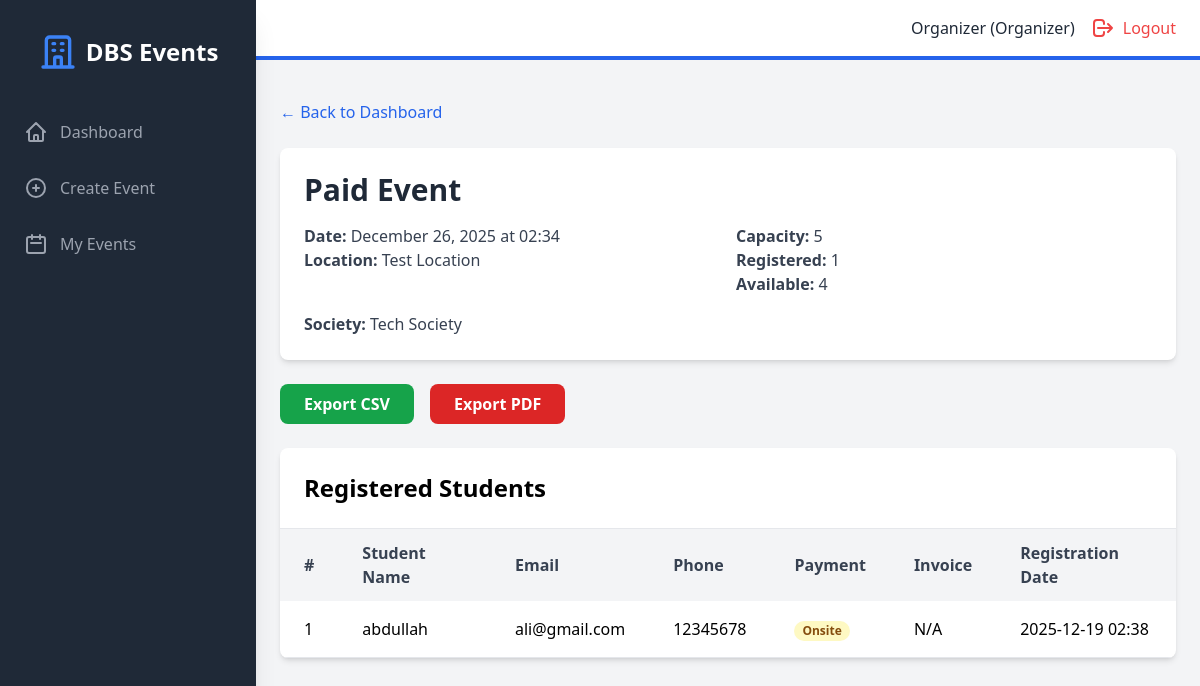
/event/1/registrations (signed in), run on the app's committed database.
### models.py (models this page shows, shortened)
class User(UserMixin, db.Model):
    id = db.Column(db.Integer, primary_key=True)
    student_number = db.Column(db.String(50), unique=True, nullable=True)
    email = db.Column(db.String(120), unique=True, nullable=False)
    password_hash = db.Column(db.String(200), nullable=False)
    name = db.Column(db.String(100), nullable=False)
    role = db.Column(db.String(20), nullable=False)  # superadmin, organizer, student
    created_at = db.Column(db.DateTime, default=datetime.utcnow)
    societies = db.relationship('Society', backref='head', lazy=True)
    events_created = db.relationship('Event', backref='creator', lazy=True)
    registrations = db.relationship('Registration', backref='student', lazy=True)

class Event(db.Model):
    id = db.Column(db.Integer, primary_key=True)
    title = db.Column(db.String(200), nullable=False)
    description = db.Column(db.Text, nullable=True)
    event_date = db.Column(db.DateTime, nullable=False)
    location = db.Column(db.String(200), nullable=False)
    capacity = db.Column(db.Integer, nullable=False)
    is_paid = db.Column(db.Boolean, default=False)
    cost = db.Column(db.Float, default=0.0)
    society_id = db.Column(db.Integer, db.ForeignKey('society.id'), nullable=True)
    created_by = db.Column(db.Integer, db.ForeignKey('user.id'), nullable=False)
    created_at = db.Column(db.DateTime, default=datetime.utcnow)
    registrations = db.relationship('Registration', backref='event', lazy=True, cascade='all, delete-orphan')

class Society(db.Model):
    id = db.Column(db.Integer, primary_key=True)
    name = db.Column(db.String(100), nullable=False, unique=True)
    description = db.Column(db.Text, nullable=True)
    society_head_id = db.Column(db.Integer, db.ForeignKey('user.id'), nullable=False)
    created_at = db.Column(db.DateTime, default=datetime.utcnow)
    events = db.relationship('Event', backref='society', lazy=True)

class Registration(db.Model):
    id = db.Column(db.Integer, primary_key=True)
    event_id = db.Column(db.Integer, db.ForeignKey('event.id'), nullable=False)
    student_id = db.Column(db.Integer, db.ForeignKey('user.id'), nullable=False)
    registration_date = db.Column(db.DateTime, default=datetime.utcnow)
    phone_number = db.Column(db.String(20), nullable=True)
    payment_method = db.Column(db.String(20), nullable=True) # 'onsite' or 'online'
    invoice_path = db.Column(db.String(255), nullable=True)
    __table_args__ = (db.UniqueConstraint('event_id', 'student_id', name='unique_registration'),)

### backend/routes/registrations.py (the view)
@registrations_bp.route("/event/<int:event_id>/registrations", endpoint="view_registrations")
@login_required
def view_registrations(event_id):
    if current_user.role not in ["superadmin", "organizer"]:
        flash("Access denied", "danger")
        return redirect(url_for("public.index"))
    event = Event.query.get_or_404(event_id)
    if current_user.role == "organizer" and event.created_by != current_user.id:
        flash("You can only view registrations for your own events", "danger")
        return redirect(url_for("organizer.organizer_dashboard"))
    registrations = Registration.query.filter_by(event_id=event_id).all()
    return render_template("registrations.html", event=event, registrations=registrations)

### backend/main.py (called while the page is built)
@login_manager.user_loader
def load_user(user_id):
    return User.query.get(int(user_id))

### frontend/templates/registrations.html (shortened to what this page needs)
{% extends "base.html" %}
{% block auth_content %}
<div class="mb-6">
    <a href="{% if current_user.role == 'superadmin' %}{{ url_for('admin.admin_dashboard') }}{% else %}{{ url_for('organizer.organizer_dashboard') }}{% endif %}" class="text-blue-600 hover:underline">&larr; Back to Dashboard</a>
</div>
<div class="bg-white rounded-lg shadow-md p-6 mb-6">
    <h1 class="text-3xl font-bold text-gray-800 mb-4">{{ event.title }}</h1>
    <div class="grid grid-cols-1 md:grid-cols-2 gap-4 mb-4">
        <div>
            <p class="text-gray-700"><span class="font-semibold">Date:</span> {{ event.event_date.strftime('%B %d, %Y at %H:%M') }}</p>
            <p class="text-gray-700"><span class="font-semibold">Location:</span> {{ event.location }}</p>
        </div>
        <div>
            <p class="text-gray-700"><span class="font-semibold">Capacity:</span> {{ event.capacity }}</p>
            <p class="text-gray-700"><span class="font-semibold">Registered:</span> {{ registrations|length }}</p>
            <p class="text-gray-700"><span class="font-semibold">Available:</span> {{ event.capacity - registrations|length }}</p>
        </div>
    </div>
    {% if event.society %}
    <p class="text-gray-700"><span class="font-semibold">Society:</span> {{ event.society.name }}</p>
    {% endif %}
</div>
<div class="mb-6 flex gap-4">
    <a href="{{ url_for('exports.export_csv', event_id=event.id) }}" class="bg-green-600 text-white px-6 py-2 rounded-lg hover:bg-green-700 font-semibold">
        Export CSV
    </a>
    <a href="{{ url_for('exports.export_pdf', event_id=event.id) }}" class="bg-red-600 text-white px-6 py-2 rounded-lg hover:bg-red-700 font-semibold">
        Export PDF
    </a>
</div>
<div class="bg-white rounded-lg shadow-md overflow-hidden">
    <h2 class="text-2xl font-bold p-6 border-b">Registered Students</h2>
    {% if registrations|length > 0 %}
    <div class="overflow-x-auto">
        <table class="w-full">
            <thead class="bg-gray-100">
                <tr>
                    <th class="px-6 py-3 text-left text-gray-700 font-semibold">#</th>
                    <th class="px-6 py-3 text-left text-gray-700 font-semibold">Student Name</th>
                    <th class="px-6 py-3 text-left text-gray-700 font-semibold">Email</th>
                    <th class="px-6 py-3 text-left text-gray-700 font-semibold">Phone</th>
                    <th class="px-6 py-3 text-left text-gray-700 font-semibold">Payment</th>
                    <th class="px-6 py-3 text-left text-gray-700 font-semibold">Invoice</th>
                    <th class="px-6 py-3 text-left text-gray-700 font-semibold">Registration Date</th>
                </tr>
            </thead>
            <tbody>
                {% for reg in registrations %}
                <tr class="border-b hover:bg-gray-50">
                    <td class="px-6 py-4">{{ loop.index }}</td>
                    <td class="px-6 py-4">{{ reg.student.name }}</td>
                    <td class="px-6 py-4">{{ reg.student.email }}</td>
                    <td class="px-6 py-4">{{ reg.phone_number or 'N/A' }}</td>
                    <td class="px-6 py-4">
                        <span class="px-2 inline-flex text-xs leading-5 font-semibold rounded-full
                            {% if reg.payment_method == 'onsite' %}bg-yellow-100 text-yellow-800
                            {% elif reg.payment_method == 'online' %}bg-blue-100 text-blue-800
                            {% else %}bg-green-100 text-green-800{% endif %}">
                            {{ reg.payment_method | capitalize }}
                        </span>
                    </td>
                    <td class="px-6 py-4">
                        {% if reg.invoice_path %}
                            {% set filename = reg.invoice_path.replace('static/invoices/', '') %}
                            <a href="/invoices/{{ filename }}" target="_blank" class="text-blue-600 hover:text-blue-900">View Invoice</a>
                        {% else %}
                            N/A
                        {% endif %}
                    </td>
                    <td class="px-6 py-4">{{ reg.registration_date.strftime('%Y-%m-%d %H:%M') }}</td>
                </tr>
                {% endfor %}
            </tbody>
        </table>
    </div>
    {% else %}
    <div class="text-center py-8 text-gray-500">
        <p>No registrations yet for this event</p>
    </div>
    {% endif %}
</div>
{% endblock %}

### frontend/templates/base.html (shortened to what this page needs)
<!DOCTYPE html>
<html lang="en">
<head>
    <script src="https://cdn.tailwindcss.com"></script>
    <link rel="stylesheet" href="{{ url_for('static', filename='css/style.css') }}">
</head>
<body class="bg-gray-100">
    {% if current_user.is_authenticated %}
    <div class="flex h-screen bg-gray-100">
        <div id="sidebar" class="sidebar fixed inset-y-0 left-0 z-30 w-64 bg-gray-800 overflow-y-auto transition duration-300 ease-out md:translate-x-0 md:static md:shadow-xl sidebar-closed">
            <div class="flex items-center justify-center mt-8">
                <div class="flex items-center">
                    <svg class="h-10 w-10 text-blue-500" fill="none" stroke="currentColor" viewBox="0 0 24 24">
                        <path stroke-linecap="round" stroke-linejoin="round" stroke-width="2" d="M19 21V5a2 2 0 00-2-2H7a2 2 0 00-2 2v16m14 0h2m-2 0h-5m-9 0H3m2 0h5M9 7h1m-1 4h1m4-4h1m-1 4h1m-5 10v-5a1 1 0 011-1h2a1 1 0 011 1v5m-4 0h4"></path>
                    </svg>
                    <span class="text-white text-2xl font-semibold ml-2">DBS Events</span>
                </div>
            </div>
            <nav class="mt-10">
                {% if current_user.role == 'superadmin' %}
                    <a class="flex items-center mt-4 py-2 px-6 text-gray-400 hover:bg-gray-700 hover:text-white" href="{{ url_for('admin.admin_dashboard') }}">
                        <svg class="h-6 w-6" fill="none" stroke="currentColor" viewBox="0 0 24 24"><path stroke-linecap="round" stroke-linejoin="round" stroke-width="2" d="M3 12l2-2m0 0l7-7 7 7M5 10v10a1 1 0 001 1h3m10-11l2 2m-2-2v10a1 1 0 01-1 1h-3m-6 0a1 1 0 001-1v-4a1 1 0 011-1h2a1 1 0 011 1v4a1 1 0 001 1m-6 0h6"></path></svg>
                        <span class="mx-3">Dashboard</span>
                    </a>
                    <a class="flex items-center mt-4 py-2 px-6 text-gray-400 hover:bg-gray-700 hover:text-white" href="{{ url_for('admin.admin_organizers') }}">
                        <svg class="h-6 w-6" fill="none" stroke="currentColor" viewBox="0 0 24 24"><path stroke-linecap="round" stroke-linejoin="round" stroke-width="2" d="M17 20h5v-2a3 3 0 00-5.356-1.857M17 20H7m10 0v-2c0-.656-.126-1.283-.356-1.857m0 0a5.002 5.002 0 019.288 0M15 7a3 3 0 11-6 0 3 3 0 016 0zm6 3a2 2 0 11-4 0 2 2 0 014 0zM7 10a2 2 0 11-4 0 2 2 0 014 0z"></path></svg>
                        <span class="mx-3">Organizers</span>
                    </a>
                    <a class="flex items-center mt-4 py-2 px-6 text-gray-400 hover:bg-gray-700 hover:text-white" href="{{ url_for('admin.admin_students') }}">
                        <svg class="h-6 w-6" fill="none" stroke="currentColor" viewBox="0 0 24 24"><path stroke-linecap="round" stroke-linejoin="round" stroke-width="2" d="M12 4.354a4 4 0 110 5.292M15 21H3v-1a6 6 0 0112 0v1zm0 0h6v-1a6 6 0 00-9-5.197M13 7a4 4 0 11-8 0 4 4 0 018 0z"></path></svg>
                        <span class="mx-3">Students</span>
                    </a>
                    <a class="flex items-center mt-4 py-2 px-6 text-gray-400 hover:bg-gray-700 hover:text-white" href="{{ url_for('admin.admin_societies') }}">
                        <svg class="h-6 w-6" fill="none" stroke="currentColor" viewBox="0 0 24 24"><path stroke-linecap="round" stroke-linejoin="round" stroke-width="2" d="M19 21V5a2 2 0 00-2-2H7a2 2 0 00-2 2v16m14 0h2m-2 0h-5m-9 0H3m2 0h5M9 7h1m-1 4h1m4-4h1m-1 4h1m-5 10v-5a1 1 0 011-1h2a1 1 0 011 1v5m-4 0h4"></path></svg>
                        <span class="mx-3">Societies</span>
                    </a>
                    <a class="flex items-center mt-4 py-2 px-6 text-gray-400 hover:bg-gray-700 hover:text-white" href="{{ url_for('admin.admin_events') }}">
                        <svg class="h-6 w-6" fill="none" stroke="currentColor" viewBox="0 0 24 24"><path stroke-linecap="round" stroke-linejoin="round" stroke-width="2" d="M8 7V3m8 4V3m-9 8h10M5 21h14a2 2 0 002-2V7a2 2 0 00-2-2H5a2 2 0 00-2 2v12a2 2 0 002 2z"></path></svg>
                        <span class="mx-3">All Events</span>
                    </a>
                {% elif current_user.role == 'organizer' %}
                    <a class="flex items-center mt-4 py-2 px-6 text-gray-400 hover:bg-gray-700 hover:text-white" href="{{ url_for('organizer.organizer_dashboard') }}">
                        <svg class="h-6 w-6" fill="none" stroke="currentColor" viewBox="0 0 24 24"><path stroke-linecap="round" stroke-linejoin="round" stroke-width="2" d="M3 12l2-2m0 0l7-7 7 7M5 10v10a1 1 0 001 1h3m10-11l2 2m-2-2v10a1 1 0 01-1 1h-3m-6 0a1 1 0 001-1v-4a1 1 0 011-1h2a1 1 0 011 1v4a1 1 0 001 1m-6 0h6"></path></svg>
                        <span class="mx-3">Dashboard</span>
                    </a>
                    <a class="flex items-center mt-4 py-2 px-6 text-gray-400 hover:bg-gray-700 hover:text-white" href="{{ url_for('organizer.organizer_add_event') }}">
                        <svg class="h-6 w-6" fill="none" stroke="currentColor" viewBox="0 0 24 24"><path stroke-linecap="round" stroke-linejoin="round" stroke-width="2" d="M12 9v3m0 0v3m0-3h3m-3 0H9m12 0a9 9 0 11-18 0 9 9 0 0118 0z"></path></svg>
                        <span class="mx-3">Create Event</span>
                    </a>
                    <a class="flex items-center mt-4 py-2 px-6 text-gray-400 hover:bg-gray-700 hover:text-white" href="{{ url_for('organizer.organizer_dashboard') }}">
                        <svg class="h-6 w-6" fill="none" stroke="currentColor" viewBox="0 0 24 24"><path stroke-linecap="round" stroke-linejoin="round" stroke-width="2" d="M8 7V3m8 4V3m-9 8h10M5 21h14a2 2 0 002-2V7a2 2 0 00-2-2H5a2 2 0 00-2 2v12a2 2 0 002 2z"></path></svg>
                        <span class="mx-3">My Events</span>
                    </a>
                {% endif %}
            </nav>
        </div>
        <div class="flex-1 flex flex-col overflow-hidden">
            <header class="flex justify-between items-center py-4 px-6 bg-white border-b-4 border-blue-600">
                <div class="flex items-center">
                    <span class="text-gray-800 mr-4">{{ current_user.name }} ({{ current_user.role | capitalize }})</span>
                    <a href="{{ url_for('public.logout') }}" class="flex items-center text-red-500 hover:text-red-700">
                        <svg class="h-6 w-6" fill="none" stroke="currentColor" viewBox="0 0 24 24"><path stroke-linecap="round" stroke-linejoin="round" stroke-width="2" d="M17 16l4-4m0 0l-4-4m4 4H7m6 4v1a3 3 0 01-3 3H6a3 3 0 01-3-3v-10a3 3 0 013-3h4a3 3 0 013 3v1"></path></svg>
                        <span class="ml-2 hidden sm:inline">Logout</span>
                    </a>
                </div>
            </header>
            <div class="px-6 pt-4">
            </div>
            <main class="flex-1 overflow-x-hidden overflow-y-auto bg-gray-100 p-6">
                {% block auth_content %}{% endblock %}
            </main>
        </div>
    </div>
    {% endif %}
</body>
</html>

### frontend/static/css/style.css (style rules this page uses)
body { font-family: 'Segoe UI', Tahoma, Geneva, Verdana, sans-serif; }
a, button { transition: all 0.3s ease; }

### frontend/templates/base.html (style rules this page uses)
.sidebar { transition: transform 0.3s ease-in-out; }
.sidebar-closed { transform: translateX(-100%); }
@media (min-width: 768px) { .sidebar-closed { transform: translateX(0); } }

### data on the page
User: name "Organizer", role "Organizer"
Event: title "Paid Event", event_date "December 26, 2025 at 02:34", location "Test Location", capacity "5"
Society: society.name "Tech Society"
Registration: student.name "abdullah", student.email "ali@gmail.com", phone_number "12345678", payment_method "Onsite", shows "N/A", registration_date "2025-12-19 02:38"

### other printed values
{{ registrations|length }} "1"
{{ event.capacity - registrations|length }} "4"
